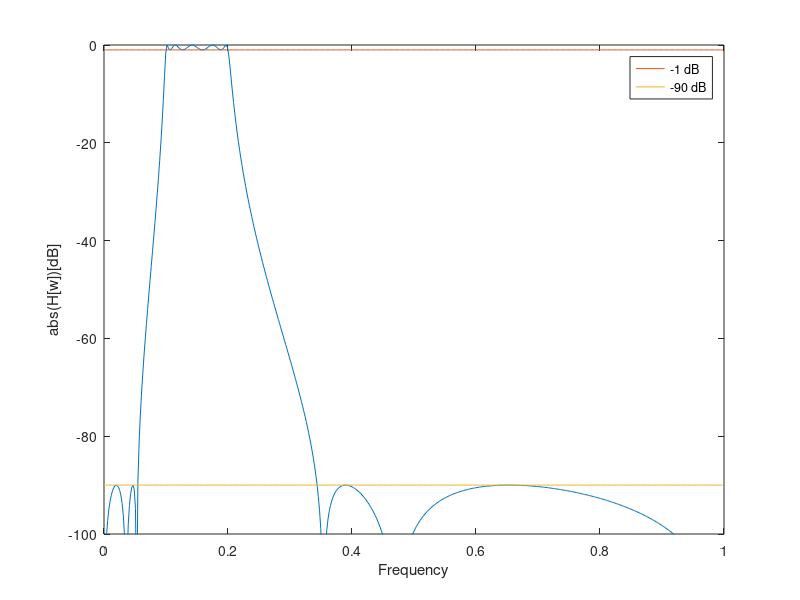

Reproduce this figure in MATLAB.
%
% lifted off quite literally from:
% https://octave.sourceforge.io/signal/function/ellip.html
%
% slightly modified
% thoroughly tested and stressed
% 
fc = 1.0;
passband_ripple = 1;
stopband_attenuation = 90;
passband_frequencies = [.1 .2] ;
stopband_frequencies = [.01 .4]; % if stopband frequencies contain the passband then it is a bandpass filter

[filter_order, Ws] = ellipord (passband_frequencies, stopband_frequencies, passband_ripple, stopband_attenuation) % we want to read the coefficients
[b, a] = ellip (filter_order, passband_ripple, stopband_attenuation, passband_frequencies);
[h, w] = freqz (b, a);

plot (w./pi, 20*log10 (abs (h)), ";;")
xlabel ("Frequency");
ylabel ("abs(H[w])[dB]");
axis ([0, 1, -100, 0]);

hold ("on");
x=ones (1, length (h));
plot (w./pi, x.*-1, ";-1 dB;")
plot (w./pi, x.*-90, ";-90 dB;")
hold ("off");
